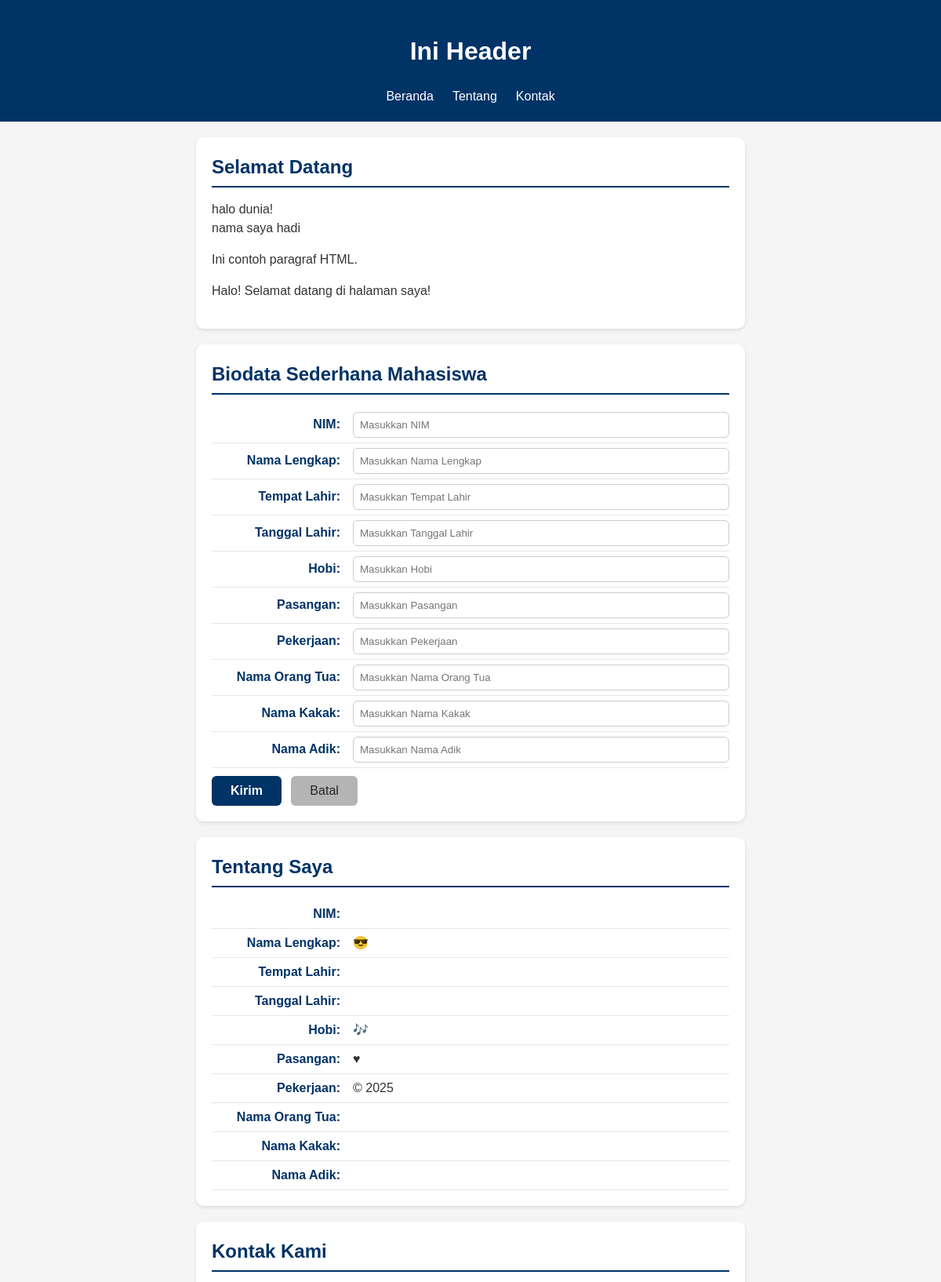
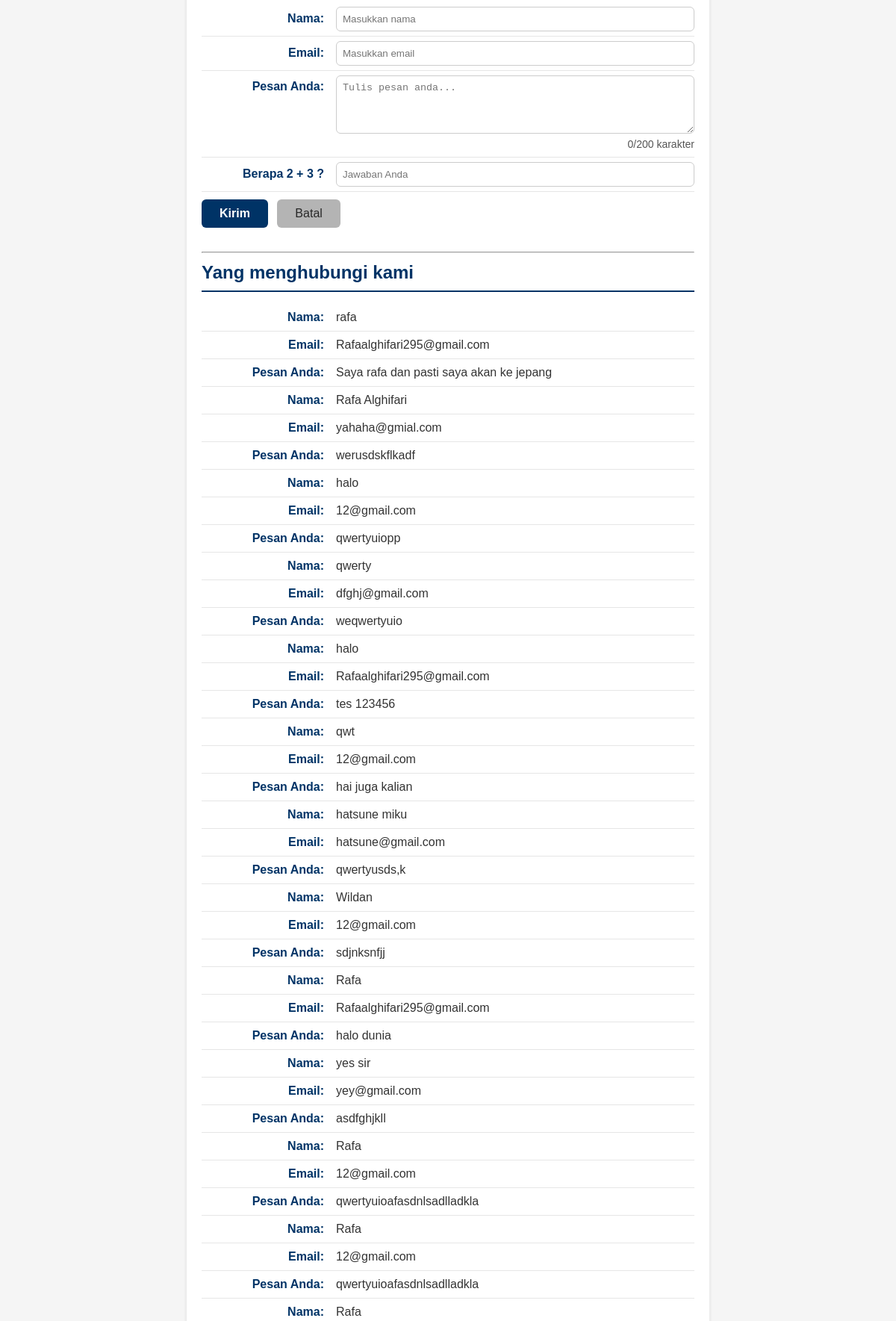
The page /Pertemuan-11/index.php (upper part) on the database its author committed (2 pictures, top to bottom).
### tables this page shows
CREATE TABLE `tbl_tamu` (
  `cid` int(11) NOT NULL,
  `cnama` varchar(100) DEFAULT NULL,
  `cemail` varchar(100) DEFAULT NULL,
  `cpesan` text,
  `dcreated_at` datetime NOT NULL DEFAULT CURRENT_TIMESTAMP
);

### Pertemuan-11/fungsi.php (the view, shortened to what this page needs)
<?php
function bersihkan($str)
{
  return htmlspecialchars(trim($str));
}
function tampilkanBiodata($conf, $arr)
{
  $html = "";
  foreach ($conf as $k => $v) {
    $label = $v["label"];
    $nilai = bersihkan($arr[$k] ?? '');
    $suffix = $v["suffix"];
    $html .= "<p><strong>{$label}</strong> {$nilai}{$suffix}</p>";
  }
  return $html;
}

### Pertemuan-11/read_inc.php
<?php
require_once __DIR__ . '/fungsi.php';
require 'koneksi.php';
$fieldContact = [
    "nama"  => ["label" => "Nama:",       "suffix" => ""],
    "email" => ["label" => "Email:",      "suffix" => ""],
    "pesan" => ["label" => "Pesan Anda:", "suffix" => ""]
];
$sql = "SELECT * FROM tbl_tamu ORDER BY cid DESC";
$q   = mysqli_query($conn, $sql);
if (!$q) {
    echo "<p>Gagal membaca data tamu: " . htmlspecialchars(mysqli_error($conn)) . "</p>";
} elseif (mysqli_num_rows($q) === 0) {
    echo "<p>Belum ada data tamu yang tersimpan.</p>";
} else {
    while ($row = mysqli_fetch_assoc($q)) {
        $arrContact = [
            "nama"  => $row["cnama"]  ?? "",
            "email" => $row["cemail"] ?? "",
            "pesan" => $row["cpesan"] ?? "",
        ];
        echo tampilkanBiodata($fieldContact, $arrContact);
    }
}
?>

### Pertemuan-11/style.css (style rules this page uses)
* { box-sizing: border-box; }
body { margin: 0; font-family: Arial, sans-serif; background: #f5f5f5; color: #333; line-height: 1.5; }
#about p, #contact p, #contact label, #biodata label { display: flex; justify-content: flex-start; align-items: baseline; margin: 0; padding: 6px 0; border-bottom: 1px solid #e6e6e6; }
#about strong, #contact strong, #contact label>span, #biodata label>span { min-width: 180px; color: #003366; font-weight: 600; text-align: right; padding-right: 16px; flex-shrink: 0; }

### rows shown on the page
tbl_tamu: label "Nama:", cnama "rafa", label "Email:", cemail "Rafaalghifari295@gmail.com", label "Pesan Anda:", cpesan "Saya rafa dan pasti saya akan ke jepang"
tbl_tamu: label "Nama:", cnama "Rafa Alghifari", label "Email:", cemail "yahaha@gmial.com", label "Pesan Anda:", cpesan "werusdskflkadf"
tbl_tamu: label "Nama:", cnama "halo", label "Email:", cemail "12@gmail.com", label "Pesan Anda:", cpesan "qwertyuiopp"
tbl_tamu: label "Nama:", cnama "qwerty", label "Email:", cemail "dfghj@gmail.com", label "Pesan Anda:", cpesan "weqwertyuio"
tbl_tamu: label "Nama:", cnama "halo", label "Email:", cemail "Rafaalghifari295@gmail.com", label "Pesan Anda:", cpesan "tes 123456"
tbl_tamu: label "Nama:", cnama "qwt", label "Email:", cemail "12@gmail.com", label "Pesan Anda:", cpesan "hai juga kalian"
tbl_tamu: label "Nama:", cnama "hatsune miku", label "Email:", cemail "hatsune@gmail.com", label "Pesan Anda:", cpesan "qwertyusds,k"
tbl_tamu: label "Nama:", cnama "Wildan", label "Email:", cemail "12@gmail.com", label "Pesan Anda:", cpesan "sdjnksnfjj"
tbl_tamu: label "Nama:", cnama "Rafa", label "Email:", cemail "Rafaalghifari295@gmail.com", label "Pesan Anda:", cpesan "halo dunia"
tbl_tamu: label "Nama:", cnama "yes sir", label "Email:", cemail "yey@gmail.com", label "Pesan Anda:", cpesan "asdfghjkll"
tbl_tamu: label "Nama:", cnama "Rafa", label "Email:", cemail "12@gmail.com", label "Pesan Anda:", cpesan "qwertyuioafasdnlsadlladkla"
tbl_tamu: label "Nama:", nilai "Rafa", label "Email:", nilai "12@gmail.com", label "Pesan Anda:", nilai "qwertyuioafasdnlsadlladkla"
tbl_tamu: label "Nama:", nilai "Rafa"

### other values the page prints
$label "NIM:"
$label "Nama Lengkap:"
$suffix "😎"
$label "Tempat Lahir:"
$label "Tanggal Lahir:"
$label "Hobi:"
$suffix "🎶"
$label "Pasangan:"
$suffix "♥"
$label "Pekerjaan:"
$suffix "© 2025"
$label "Nama Orang Tua:"
$label "Nama Kakak:"
$label "Nama Adik:"
